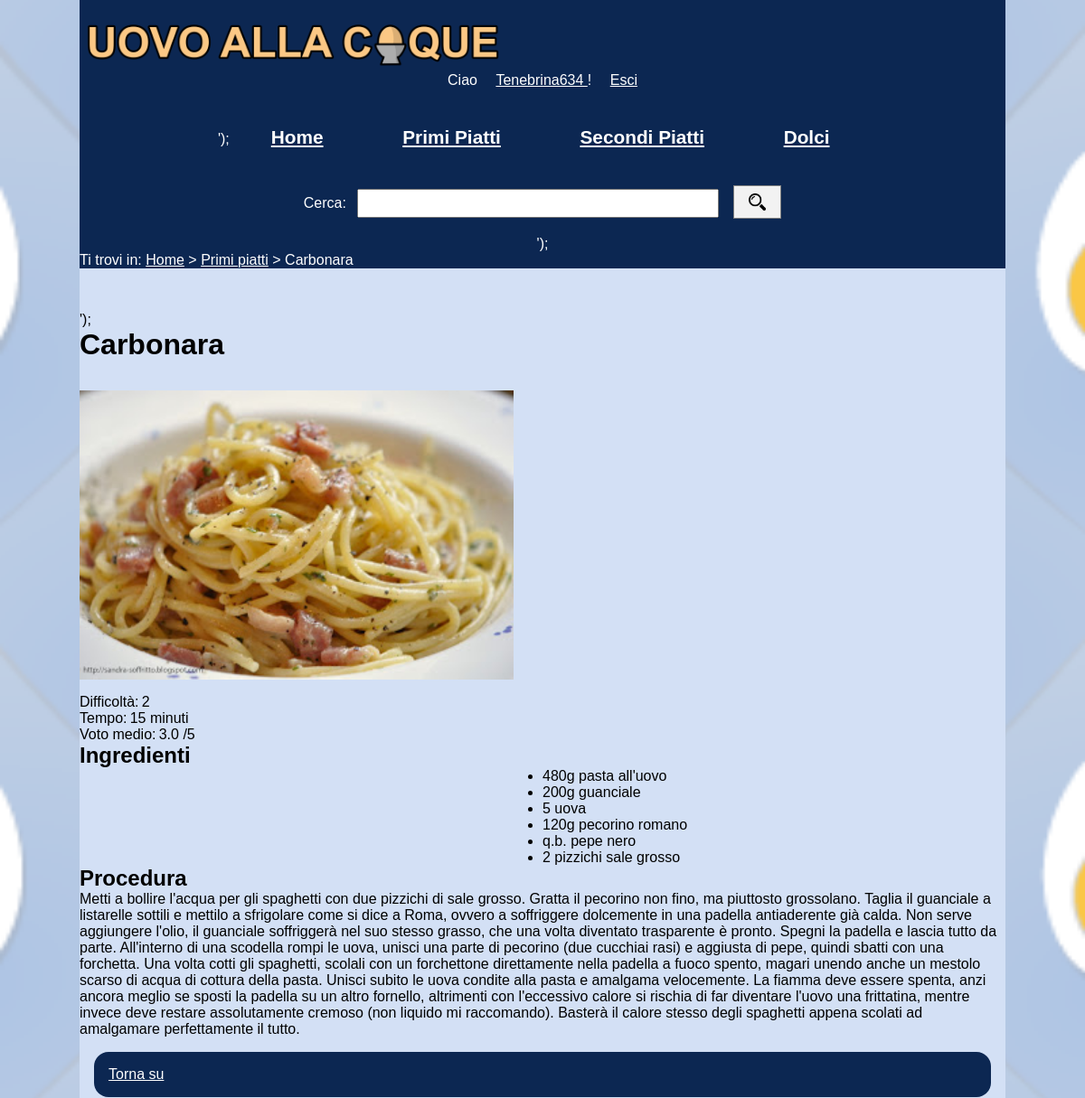
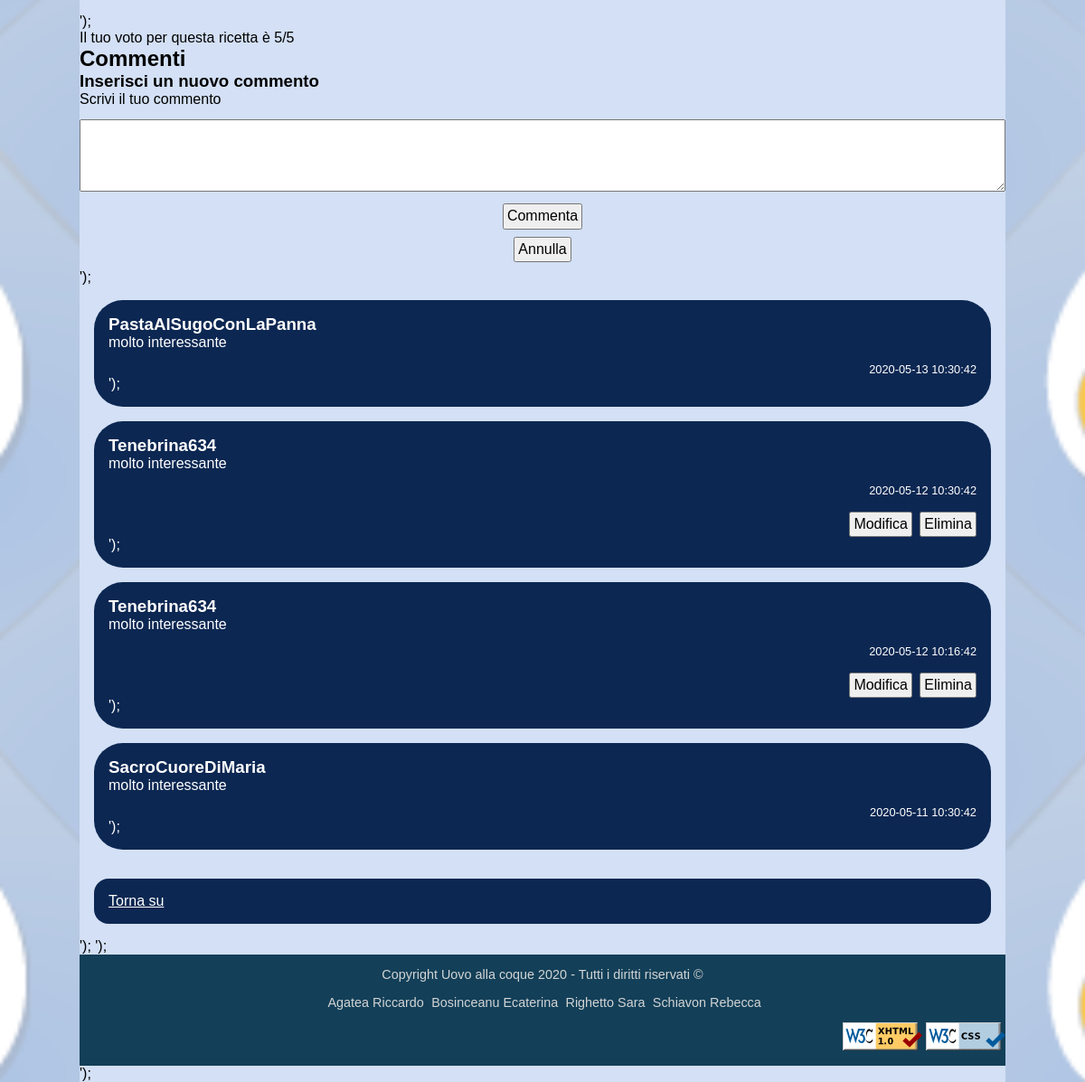
/php/ricetta.php?id=1&pagina=1 (signed in), run on the app's committed database (2 pictures, top to bottom).
### tables this page shows
CREATE TABLE ricette (
  id INT AUTO_INCREMENT,
  nome VARCHAR(65) NOT NULL,
  difficolta TINYINT UNSIGNED NOT NULL,
  tempo SMALLINT UNSIGNED NOT NULL,
   
  img VARCHAR(256) NOT NULL DEFAULT '<rootFolder />/img/ricette/default.png',
  portata TINYINT UNSIGNED NOT NULL,
  ingredienti TEXT NOT NULL,
  procedimento TEXT NOT NULL,
  keywords VARCHAR(256) NOT NULL,
  author VARCHAR(256) NOT NULL,
  PRIMARY KEY (id),
  UNIQUE (nome)
);

CREATE TABLE voti (
  utente INT,
  ricetta INT,
  voto TINYINT UNSIGNED NOT NULL,
  PRIMARY KEY (utente, ricetta),
  FOREIGN KEY (utente) REFERENCES utenti (id) ON DELETE CASCADE ON UPDATE CASCADE,
  FOREIGN KEY (ricetta) REFERENCES ricette (id) ON DELETE CASCADE ON UPDATE CASCADE
);

CREATE TABLE commenti (
  id INT AUTO_INCREMENT,
  utente INT,
  ricetta INT,
  contenuto VARCHAR(256) NOT NULL,
  dataeora DATETIME,
  modificato BOOLEAN DEFAULT FALSE,
  PRIMARY KEY (id),
  FOREIGN KEY (utente) REFERENCES utenti (id) ON DELETE CASCADE ON UPDATE CASCADE,
  FOREIGN KEY (ricetta) REFERENCES ricette (id) ON DELETE CASCADE ON UPDATE CASCADE
);

CREATE TABLE utenti (
  id INT AUTO_INCREMENT,
   
  img VARCHAR(256) NOT NULL DEFAULT '<rootFolder />/img/utenti/def1.png',
  email VARCHAR(50) NOT NULL,
  passw VARCHAR(256) NOT NULL,
  nickname VARCHAR(30) NOT NULL,
  ad BOOLEAN DEFAULT FALSE,
  PRIMARY KEY (id),
  UNIQUE (email),
  UNIQUE (nickname)
);

### php/user.php (called while the page is built, shortened)
<?php
require_once __DIR__ . "/db-connection.php";
class User
{
    private $id;
    private $nickname;
    public function getId()
    {
        return $this->id;
    }
    public function getNickname()
    {
        return $this->nickname;
    }
}

### php/db-connection.php (called while the page is built, shortened)
<?php
class DBConnection
{
    private $host = "localhost";
    private $username;
    private $password;
    private $connection;
    public function __construct()
    {
        $this->username = str_replace("\n", "", file_get_contents(__DIR__ . "/username.txt"));
        $this->password = str_replace("\n", "", file_get_contents(__DIR__ . "/pwd_db-1920.txt"));
    }
    public function connectTo(string $database)
    {
        $this->connection = new mysqli($this->host, $this->username, $this->password, $database);
    }
    public function query($query)
    {
        return $this->connection->query($query);
    }
}

### php/conversioni.php (called while the page is built, shortened)
<?php
function inserimentoLingua($testo)
    {
        return $testo;
    }
    function rimozioneLingua($testo)
    {
        return $testo;
    }

### php/paginazione.php (called while the page is built, shortened)
<?php
function getPaginazioneCommenti($corrente, $totPagine, $id)
{
    if ($totPagine <= 1) {
        $out = "";
    }
    return $out;
}

### php/ricetta.php (the view, shortened to what this page needs)
<?php
require_once __DIR__ . "/db-connection.php";
require_once __DIR__ . "/user.php";
require_once __DIR__ . "/conversioni.php";
require_once __DIR__ . "/paginazione.php";
$login = "";
if (key_exists("logged", $_SESSION) && $_SESSION["logged"]) {
    $login .= file_get_contents(__DIR__ . "/components/personal-login.php");
    $login = str_replace("<nomeUtentePlaceholder />", $_SESSION["user"]->getNickname(), $login);
} else {
    $login .= file_get_contents(__DIR__ . "/components/default-login.php");
}
$content = file_get_contents(__DIR__ . "/components/ricetta-content.php");
$connection = new DBConnection();
$id = $_GET["id"];
$result = $connection->query("SELECT * FROM ricette WHERE id={$_GET["id"]}")->fetch_assoc();
if (!$result) {
    $connection->disconnect();
    header("Location: ../404.php");
    exit;
} else {
    $nome = inserimentoLingua($result["nome"]);
    $imgAlt = "immagine di " . rimozioneLingua($result["nome"]);
    $portata = $result["portata"];
    $difficolta = $result["difficolta"];
    $tempo = $result["tempo"];
    $votoMedio = $connection->query("SELECT media({$_GET['id']})")->fetch_row()[0];
    if (intval($votoMedio) == 0) {
        $votoMedio = "-";
    } else {
        $votoMedio = number_format($votoMedio, 1);
    }
    $img = $result["img"];
    $ingredienti = inserimentoLingua($result["ingredienti"]);
    $procedimento = inserimentoLingua($result["procedimento"]);
    $portate = [
        "Primi piatti",
        "Secondi piatti",
        "Dessert",
    ];
    $percorsoBread = "<a href=\"<rootFolder />/index.php\">Home</a> &gt; <a href=\"<rootFolder />/php/elenco.php?id=$portata\">{$portate[$portata - 1]}</a> &gt; $nome";
    $listaIngredienti = "";
    foreach (explode(",", $ingredienti) as $ing) {
        $listaIngredienti .= "<li>$ing</li>";
    }
    $commenti = "";
    $tastiVoto = "<p class=\"tasti-voto-avviso\"><a href=\"<rootFolder />/php/login.php\">Accedi</a> o <a href=\"<rootFolder />/php/signup.php\">registrati</a> per votare questa ricetta.</p>";
    if (key_exists("logged", $_SESSION) && $_SESSION["logged"]) {
        $queryVoto = $connection->query("SELECT voto FROM voti WHERE voti.utente={$_SESSION["user"]->getId()} AND voti.ricetta=$id");
        if ($queryVoto && $queryVoto->num_rows != 0) {
            $row = $queryVoto->fetch_assoc()["voto"];
            $tastiVoto = "<p>Il tuo voto per questa ricetta &egrave; " . strval($row) . "/5</p>";
        }
        $pagina = 0;
        if (key_exists("pagina", $_GET)) {
            $pagina = intval($_GET["pagina"]);
        }
        else {
            $pagina = 1;
        }
        $num = 5;
        $min = ($pagina - 1) * $num;
        $corrente = $pagina;
        if (!key_exists("idcommento", $_GET)) {
            $nuovoCommento = file_get_contents(__DIR__ . "/components/inserimento-commento.php");
            $nuovoCommento = str_replace("<ricettaPlaceholder />", $_GET["id"], $nuovoCommento);
            $nuovoCommento = str_replace("<paginaRicettaPlaceholder />", $corrente, $nuovoCommento);
            $commenti .= $nuovoCommento;
        }
        $resultCommenti = $connection->query("SELECT commenti.modificato AS edited, commenti.id AS id, utenti.id AS idutente, utenti.img AS img, utenti.nickname AS nick, commenti.contenuto AS testo, commenti.dataeora AS dataora FROM commenti, utenti WHERE commenti.ricetta={$_GET["id"]} and utenti.id=commenti.utente ORDER BY dataora DESC LIMIT $min, $num");
        $totPagine = ceil($connection->query("SELECT COUNT(*) FROM commenti WHERE commenti.ricetta={$_GET["id"]}")->fetch_row()[0] / $num);
        if ($resultCommenti && $resultCommenti->num_rows) {
            $content = str_replace("<printHidePlaceholder />", "", $content);
            $commenti .= "<ul class=\"commenti\">";
            while ($row = $resultCommenti->fetch_assoc()) {
                $immagine = $row['img'];
                $nickname = $row['nick'];
                $testo = $row['testo'];
                $dataora = $row['dataora'];
                $idUtente = $row['idutente'];
                $idcommento = $row['id'];
                $edited = "";
                $commentiContent = file_get_contents(__DIR__ . "/components/commento-content.php");
                $commentiContent = str_replace("<immagineUtentePlaceholder />", $immagine, $commentiContent);
                $commentiContent = str_replace("<nomeUtentePlaceholder />", $nickname, $commentiContent);
                $commentiContent = str_replace("<testoCommentoPlaceholder />", $testo, $commentiContent);
                $commentiContent = str_replace("<dataOraCommentoPlaceholder />", $dataora, $commentiContent);
                $commentiContent = str_replace("<editedPlaceholder />", $edited, $commentiContent);
                if ($idUtente == $_SESSION['user']->getId()) {
                    $commentiContent = str_replace("<modificaCommentoPlaceholder />", "<form class=\"print-hide\" method=\"post\" action=\"<rootFolder />/php/setup-modifica-commento.php?ricetta={$_GET["id"]}&amp;idcommento=$idcommento&amp;pagina=$corrente\"><fieldset class=\"fieldset-noborder\"><input class=\"commento-tasto-modifica\" type=\"submit\" value=\"Modifica\"/></fieldset></form>", $commentiContent);
                } else {
                    $commentiContent = str_replace("<modificaCommentoPlaceholder />", "", $commentiContent);
                }
                if ($idUtente == $_SESSION['user']->getId() || $_SESSION['user']->getAdmin()) {
                    $commentiContent = str_replace("<eliminaCommentoPlaceholder />", "<form class=\"print-hide\" method=\"post\" action=\"<rootFolder />/php/handle-elimina-commento.php?ricetta={$_GET["id"]}&amp;idcommento=$idcommento\"><fieldset class=\"fieldset-noborder\"><input class=\"commento-tasto-elimina\" type=\"submit\" value=\"Elimina\"/></fieldset></form>", $commentiContent);
                } else {
                    $commentiContent = str_replace("<eliminaCommentoPlaceholder />", "", $commentiContent);
                }
                $commenti .= "<li class=\"commento\">" . $commentiContent . "</li>";
            }
            $commenti .= "</ul>";
            $commenti .= getPaginazioneCommenti($corrente, $totPagine, $id);
        }
    } else {
        $content = str_replace("<printHidePlaceholder />", " print-hide", $content);
        $commenti .= "<p class=\"commenti-avviso print-hide\">Per visualizzare e inserire i commenti, <a href=\"<rootFolder />/php/login.php\">accedi</a> o <a href=\"<rootFolder />/php/signup.php\">registrati</a>.</p>";
    }
    $content = str_replace("<nomeRicettaPlaceholder />", $nome, $content);
    $content = str_replace("<imgAltPlaceholder />", $imgAlt, $content);
    $content = str_replace("<imgSrcPlaceholder />", $img, $content);
    $content = str_replace("<difficoltàPlaceholder />", $difficolta, $content);
    $content = str_replace("<tempoPlaceholder />", "$tempo minuti", $content);
    $content = str_replace("<votoMedioRicettaPlaceholder />", "$votoMedio /5", $content);
    $content = str_replace("<ingredientiPlaceholder />", $listaIngredienti, $content);
    $content = str_replace("<proceduraPlaceholder />", $procedimento, $content);
    $content = str_replace("<commentiPlaceholder />", $commenti, $content);
    $content = str_replace("<votoPlaceholder />", $tastiVoto, $content);
    if(key_exists("errorTesto", $_SESSION) && $_SESSION["errorTesto"] != ""){
        $content = str_replace("<errorCommentoPlaceholder />", $_SESSION["errorTesto"], $content);
    } else {
        $content = str_replace("<errorCommentoPlaceholder />", "", $content);
    }
}
if (key_exists("logged", $_SESSION) && $_SESSION["logged"] && $_SESSION["user"]->getAdmin()) {
    $nrPagina = $pagina;
    $editPath = "<rootFolder />/php/edit-ricetta.php?id=$id&amp;pagina=$nrPagina";
    $content = str_replace("<editPlaceholder />", "<a id=\"link-modifica-ricetta\" class=\"print-hide\" href=\"$editPath\"> Modifica la ricetta </a> ", $content);
    $content = str_replace("<removePlaceholder />", "<a id=\"link-elimina-ricetta\" class=\"print-hide\" href=\"<rootFolder />/php/handle-rimuovi-ricetta.php?removeId=$id&amp;portata=$portata\"> Elimina la ricetta </a> ", $content);
} else {
    $content = str_replace("<editPlaceholder />", "", $content);
    $content = str_replace("<removePlaceholder />", "", $content);
}

### data on the page
ricette: portata "Primi piatti", nome "Carbonara", ingredienti "480g pasta all'uovo", ingredienti "200g guanciale", ingredienti "5 uova", ingredienti "120g pecorino romano", ingredienti "q.b. pepe nero", ingredienti "2 pizzichi sale grosso"
voti: voto "5"
commenti: utente.img "PastaAlSugoConLaPanna molto interessante 2020-05-13 10:30:42 ');"
commenti: utente.img "SacroCuoreDiMaria molto interessante 2020-05-11 10:30:42 ');"
